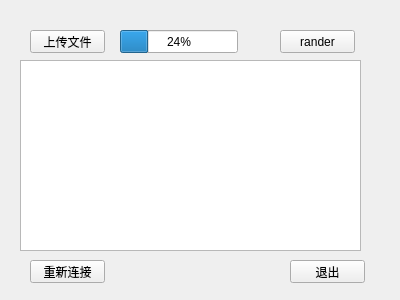
<?xml version="1.0" encoding="UTF-8"?>
<ui version="4.0">
 <class>Communication</class>
 <widget class="QWidget" name="Communication">
  <property name="geometry">
   <rect>
    <x>0</x>
    <y>0</y>
    <width>400</width>
    <height>300</height>
   </rect>
  </property>
  <property name="windowTitle">
   <string>Communication</string>
  </property>
  <widget class="QPushButton" name="uploadFile">
   <property name="geometry">
    <rect>
     <x>30</x>
     <y>30</y>
     <width>75</width>
     <height>23</height>
    </rect>
   </property>
   <property name="text">
    <string>上传文件</string>
   </property>
  </widget>
  <widget class="QLabel" name="label">
   <property name="geometry">
    <rect>
     <x>120</x>
     <y>30</y>
     <width>141</width>
     <height>16</height>
    </rect>
   </property>
   <property name="text">
    <string>&lt;html&gt;&lt;head/&gt;&lt;body&gt;&lt;p&gt;&lt;br/&gt;&lt;/p&gt;&lt;/body&gt;&lt;/html&gt;</string>
   </property>
  </widget>
  <widget class="QPushButton" name="pushButton">
   <property name="geometry">
    <rect>
     <x>30</x>
     <y>260</y>
     <width>75</width>
     <height>23</height>
    </rect>
   </property>
   <property name="text">
    <string>重新连接</string>
   </property>
  </widget>
  <widget class="QPushButton" name="pushButton_2">
   <property name="geometry">
    <rect>
     <x>290</x>
     <y>260</y>
     <width>75</width>
     <height>23</height>
    </rect>
   </property>
   <property name="text">
    <string>退出</string>
   </property>
  </widget>
  <widget class="QPushButton" name="randerButton">
   <property name="geometry">
    <rect>
     <x>280</x>
     <y>30</y>
     <width>75</width>
     <height>23</height>
    </rect>
   </property>
   <property name="text">
    <string>rander</string>
   </property>
  </widget>
  <widget class="QTextEdit" name="outputDialog">
   <property name="geometry">
    <rect>
     <x>20</x>
     <y>60</y>
     <width>341</width>
     <height>191</height>
    </rect>
   </property>
  </widget>
  <widget class="QProgressBar" name="progressBar">
   <property name="geometry">
    <rect>
     <x>120</x>
     <y>30</y>
     <width>118</width>
     <height>23</height>
    </rect>
   </property>
   <property name="value">
    <number>24</number>
   </property>
  </widget>
 </widget>
 <layoutdefault spacing="6" margin="11"/>
 <resources/>
 <connections/>
</ui>
